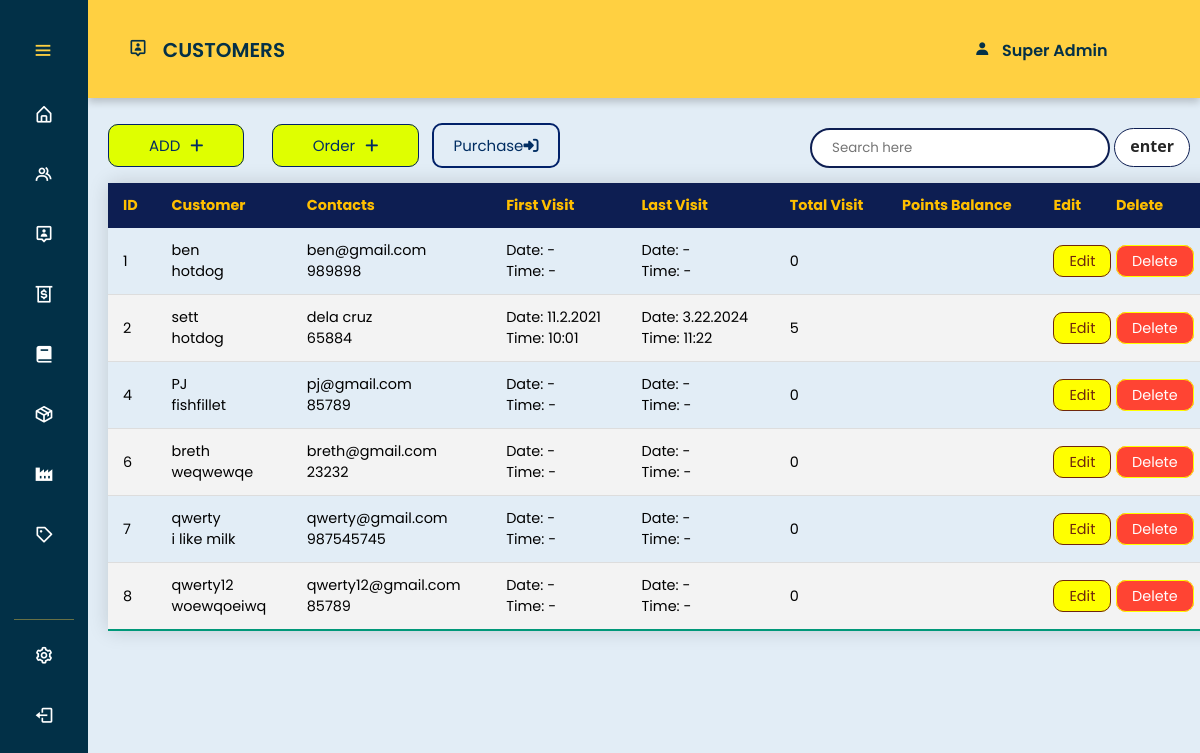
/crm/customer.php, run on the app's committed database.
### tables this page shows
CREATE TABLE `customers` (
  `id` int(11) NOT NULL,
  `name` varchar(50) NOT NULL,
  `phone` int(11) NOT NULL,
  `email` varchar(50) NOT NULL,
  `address` varchar(100) NOT NULL,
  `code` int(11) NOT NULL,
  `note` varchar(255) NOT NULL
);

### crm/customer.php (the view, shortened to what this page needs)
<?php
require_once ('connect/dbcon.php');
?>
<!DOCTYPE html>
<html lang="en">
<head>
  <link rel="stylesheet" href="styles/customerservices.css" />
  <link rel="stylesheet" href="https://cdnjs.cloudflare.com/ajax/libs/font-awesome/6.5.2/css/all.min.css"
 />
  <link href='https://unpkg.com/boxicons@2.1.4/css/boxicons.min.css' rel="stylesheet">
</head>
<body>
  <nav class="sidebar close">
    <header>
      <div class="image-text">
      </div>
      <i class='bx bx-menu toggle'></i>
    </header>
    <div class="menu-bar">
      <div class="menu">
        <ul class="menu-links">
          <li class="nav-link">
            <a href="dashboard.html">
              <i class='bx bx-home-alt icon'></i>
            </a>
          </li>
          <li class="nav-link">
            <a href="employee.html">
              <i class='bx bx-group icon'></i>
            </a>
          </li>
          <li class="nav-link">
            <a href="customer.html">
              <i class='bx bx-user-pin icon'></i>
            </a>
          </li>
          <li class="nav-link">
            <a href="sales.html">
              <i class='bx bx-money-withdraw icon'></i>
            </a>
          </li>
          <li class="nav-link">
            <a href="reports.html">
              <i class='bx bxs-book icon'></i>
            </a>
          </li>
          <li class="nav-link">
            <a href="inventory.html">
              <i class='bx bx-package icon'></i>
            </a>
          </li>
          <div class="sidenav-menu">
            <li class="nav-link">
              <i class='bx bxs-factory icon'> </i>
            </li>
          </div>
          <li class="nav-link">
            <a href="purchase.html">
              <i class='bx bx-purchase-tag icon'></i>
            </a>
          </li>
          <div class="bottom-content">
            <hr style="height:1px;opacity:40%;border-width:0;background-color:#FFD041;">
            <li class="nav-link">
              <a href="settings.html">
                <i class='bx bx-cog icon'></i>
              </a>
            </li>
            <li class="nav-link">
              <a href="logout.php">
                <i class='bx bx-log-out icon'></i>
              </a>
            </li>
          </div>
        </ul>
      </div>
    </div>
  </nav>
  <section class="home">
    <div class="userheader">
      <h1> <i class='bx bx-user-pin icon'>&nbsp</i> CUSTOMERS </h1>
      <h2><i class='bx bxs-user usericon'>&nbsp</i> Super Admin </h2>
    </div>
    <div class="add-search">
      <div class="add-go-to">
        <a class="add-part" href="add_customer.php">ADD<i class="fa-solid fa-plus"></i></a>
        <a class="add-part" href="order.php">Order<i class="fa-solid fa-plus"></i></a>
        <a class="purchase-go-to" href="purchase_history.php">Purchase<i class="fa-solid fa-right-to-bracket"></i></a>
      </div>
      <div>
        <form method="POST" action="">
          <input class="box" type="search" name="keyword" placeholder="Search here" />
          <input class="btn-enter" type="submit" name="search" value="enter" />
        </form>
      </div>
    </div>
    <?php
    if (isset($_POST['search'])) {
      $keyword = $_POST['keyword'];
      $keyword = preg_replace("#[^0-9a-z]#i", "", $keyword);
      $query = $pdoConnect->prepare("SELECT * FROM customers WHERE name LIKE '{$keyword}%'");
      $query->execute();
      if ($query->rowCount() > 0) { ?>
    <table class="content-table">
      <thead>
        <tr>
          <th>ID</th>
          <th>Customer</th>
          <th>Contacts</th>
          <th>First Visit</th>
          <th>Last Visit</th>
          <th>Total Visit</th>
          <th>Points Balance</th>
          <th>Edit</th>
          <th>Delete</th>
        </tr>
      </thead>
      <tbody>
        <?php
        while ($row = $query->fetch()) {
          $id = $row['id'];
          $code = $row['code'];
          $points= $row['points'];
          $queryss = $pdoConnect->prepare("SELECT COUNT(*) FROM purchase_history WHERE code LIKE '$code'");
          $queryss->execute();
          $count = $queryss->fetchColumn();
          if (empty($count)) {
            $counts = 0;
          } else {
            $counts = $count;
          }
          $querys = $pdoConnect->prepare("SELECT MAX(purchase_date) FROM purchase_history WHERE code LIKE '$code'");
          $querys->execute();
          $res = $querys->fetchColumn();
          if (empty($res)) {
            $date = '-';
            $time = '-';
          } else {
            $timestamp = strtotime($res);
            $date = date('n.j.Y', $timestamp);
            $time = date('H:i', $timestamp);
          }
          $querys = $pdoConnect->prepare("SELECT MIN(purchase_date) FROM purchase_history WHERE code LIKE '$code'");
          $querys->execute();
          $ros = $querys->fetchColumn();
          if (empty($ros)) {
            $date2 = '-';
            $time2 = '-';
          } else {
            $timestamp2 = strtotime($ros);
            $date2 = date('n.j.Y', $timestamp2);
            $time2 = date('H:i', $timestamp2);
          }
          ?>
        <?php echo "<tr data-href='customer_purchase.php?id=$id'>"; ?>
        <td>
          <?php echo $id; ?>
        </td>
        <td>
          <?php echo $row['name']; ?> <br />
          <?php echo $row['note']; ?>
        </td>
        <td>
          <?php echo $row['email']; ?> <br />
          <?php echo $row['phone']; ?>
        </td>
        <td>
          <?php echo "Date: $date2"; ?> <br />
          <?php echo "Time: $time2" ?>
        </td>
        <td>
          <?php echo "Date: $date"; ?> <br />
          <?php echo "Time: $time" ?>
        </td>
        <td>
          <?php echo $counts; ?>
        </td>
        <td>
          <?php echo $points; ?>
        </td>
        <?php echo "<td><div class='edit-btn'><a href='update_customer.php?id=$id';>Edit</a></div></td>"; ?>
        <?php echo "<td><div class='delete-btn'><a href='delete.php?id=$id';> Delete</a></div></td>"; ?>
        </tr>
        <?php
        }
      } else {
        ?>
        <h1>No Data Found</h1>
        <?php
      }
    } else { ?>
        <table class="content-table">
          <thead>
            <tr>
              <th>ID</th>
              <th>Customer</th>
              <th>Contacts</th>
              <th>First Visit</th>
              <th>Last Visit</th>
              <th>Total Visit</th>
              <th>Points Balance</th>
              <th>Edit</th>
              <th>Delete</th>
            </tr>
          </thead>
          <tbody>
            <?php
            $query = $pdoConnect->prepare("SELECT * FROM customers");
            $query->execute();
            while ($row = $query->fetch()) {
              $id = $row['id'];
              $code = $row['code'];
              $points= $row['points'];
              $queryss = $pdoConnect->prepare("SELECT COUNT(*) FROM purchase_history WHERE code LIKE '$code'");
              $queryss->execute();
              $count = $queryss->fetchColumn();
              if (empty($count)) {
                $counts = 0;
              } else {
                $counts = $count;
              }
              $querys = $pdoConnect->prepare("SELECT MAX(purchase_date) FROM purchase_history WHERE code LIKE '$code'");
              $querys->execute();
              $res = $querys->fetchColumn();
              if (empty($res)) {
                $date = '-';
                $time = '-';
              } else {
                $timestamp = strtotime($res);
                $date = date('n.j.Y', $timestamp);
                $time = date('H:i', $timestamp);
              }
              $querys = $pdoConnect->prepare("SELECT MIN(purchase_date) FROM purchase_history WHERE code LIKE '$code'");
              $querys->execute();
              $ros = $querys->fetchColumn();
              if (empty($ros)) {
                $date2 = '-';
                $time2 = '-';
              } else {
                $timestamp2 = strtotime($ros);
                $date2 = date('n.j.Y', $timestamp2);
                $time2 = date('H:i', $timestamp2);
              }
              echo "<tr data-href='customer_purchase.php?id=$id'>";
              echo "<td>$id</td>";
              echo "<td>$row[name]<br />$row[note]</td>";
              echo "<td>$row[email]<br />$row[phone]</td>";
              echo "<td>Date: $date2<br />Time: $time2</td>";
              echo "<td>Date: $date<br />Time: $time</td>";
              echo "<td>$counts</td>";
              echo "<td>$points</td>";
              echo "<td><div class='edit-btn'><a href='update_customer.php?id=$id';>Edit</a></div></td>";
              echo "<td><div class='delete-btn'><a href='delete.php?id=$id';>Delete</a></div></td>";
              echo "</tr>";
            }
    }
    ?>
          </tbody>
        </table>
  </section>
</body>
</html>

### data on the page
customers: id "1", name "ben", note "hotdog", email "ben@gmail.com", phone "989898", date2 "-", time2 "-", date "-", time "-", counts "0"
customers: id "2", name "sett", note "hotdog", email "dela cruz", phone "65884", date2 "11.2.2021", time2 "10:01", date "3.22.2024", time "11:22", counts "5"
customers: id "4", name "PJ", note "fishfillet", email "pj@gmail.com", phone "85789", date2 "-", time2 "-", date "-", time "-", counts "0"
customers: id "6", name "breth", note "weqwewqe", email "breth@gmail.com", phone "23232", date2 "-", time2 "-", date "-", time "-", counts "0"
customers: id "7", name "qwerty", note "i like milk", email "qwerty@gmail.com", phone "987545745", date2 "-", time2 "-", date "-", time "-", counts "0"
customers: id "8", name "qwerty12", note "woewqoeiwq", email "qwerty12@gmail.com", phone "85789", date2 "-", time2 "-", date "-", time "-", counts "0"
